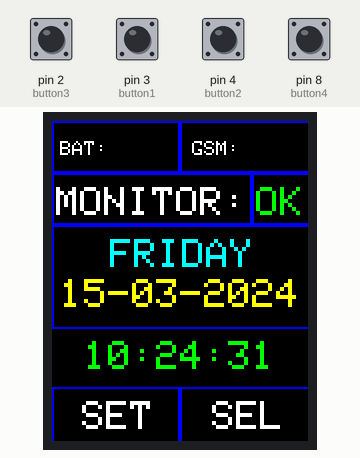
Simulated run of this sketch. Board: Arduino Uno, built with avr-gcc and run on an emulated ATmega328P. Parts: 128×160 colour display. The inputs (shaded band) are chosen by the test bench; at power-on: pin 2 (button3), pin 3 (button1), pin 4 (button2), pin 8 (button4) HIGH. The local clock reads 2024-03-15 10:24:30 at power-on unless the sketch sets it.

Above: at 1.3 s.
1.4 s: pin 2 (button3) pulled LOW for 0.15 s
At 3.3 s:
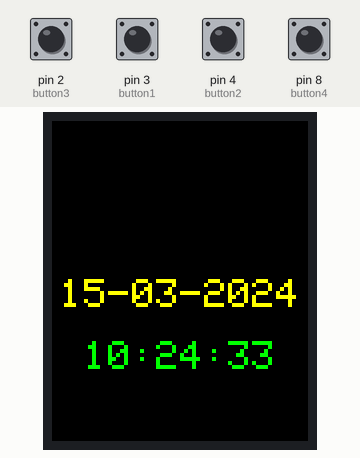
4.5 s: pin 8 (button4) pulled LOW for 0.15 s
At 5.8 s:
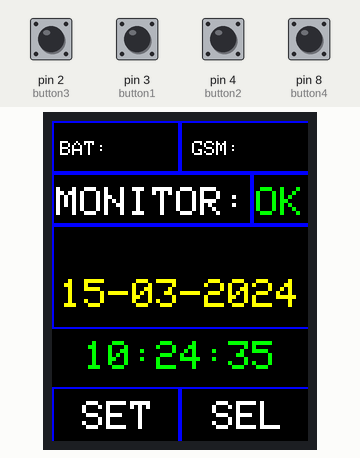
7.6 s: pin 2 (button3) pulled LOW for 1 s
At 9.8 s:
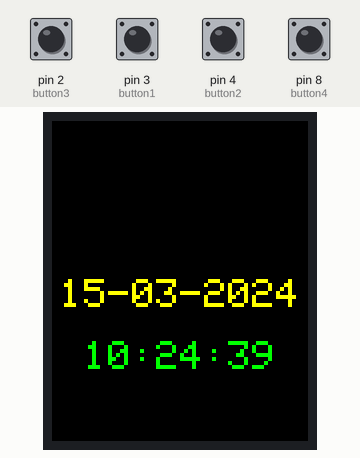
11.6 s: pin 3 (button1) pulled LOW for 0.15 s
At 11.98 s:
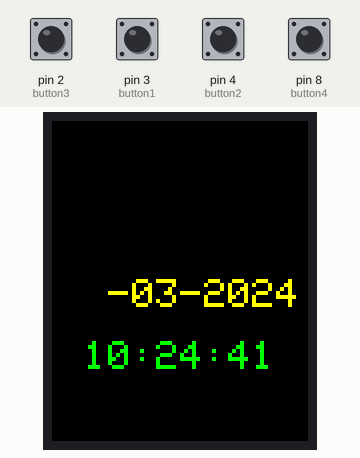
13.3 s: pin 3 (button1) pulled LOW for 1 s
At 14.47 s:
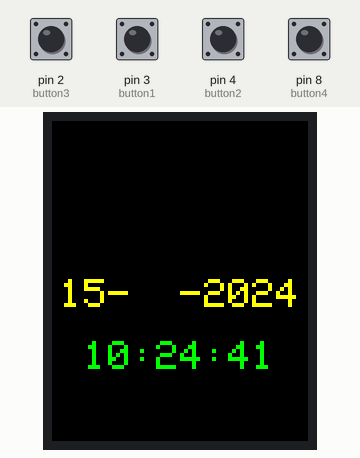
15.8 s: pin 3 (button1) pulsed LOW 5 times (0.12 s each, 0.3 s apart)
At 17.04 s:
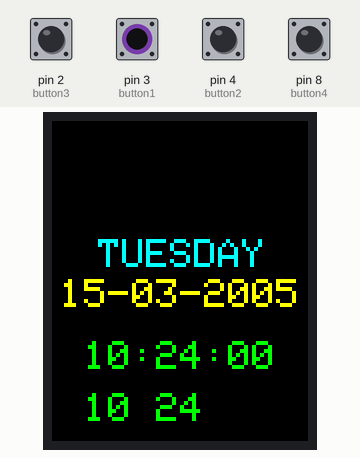
Timing chart, 0 to 18.8 s (numbered marks = the images above; inputs shaded):
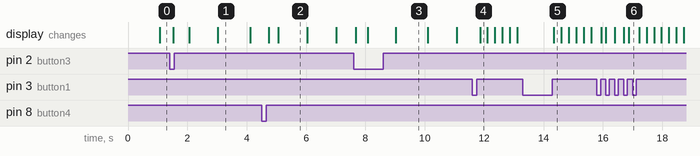

The sketch:

nash_lcd_button_4.ino
```cpp
#include <SPI.h>
#include <Adafruit_GFX.h>      // include Adafruit graphics library
#include <Adafruit_ST7735.h>   // include Adafruit ST7735 TFT library
#include "RTClib.h"            // include Adafruit RTC library
#include <Wire.h>

#define TFT_RST   5      // TFT RST pin is connected to arduino pin 8,
#define TFT_CS    6      // TFT CS  pin is connected to arduino pin 9,
#define TFT_DC    7     // TFT DC  pin is connected to arduino pin 10,
// initialize ST7735 TFT library
Adafruit_ST7735 tft = Adafruit_ST7735(TFT_CS, TFT_DC, TFT_RST);

// initialize RTC library
RTC_DS1307 rtc;
DateTime   now;

// buttons definition
#define button1    3     // button B1 is connected to Arduino pin 7
#define button2    4     // button B2 is connected to Arduino pin 6
#define button3    2     // button B3 is connected to Arduino pin 2
#define button4    8     // button B4 is connected to Arduino pin 8

unsigned long timing; // Переменная для хранения точки отсчета

void setup(void)
{
  pinMode(button1, INPUT_PULLUP);
  pinMode(button2, INPUT_PULLUP);
  pinMode(button3, INPUT_PULLUP);
  pinMode(button4, INPUT_PULLUP);

  rtc.begin();   // initialize RTC chip

  tft.initR(INITR_BLACKTAB);     // initialize a ST7735S chip, black tab
  tft.fillScreen(ST7735_BLACK);  // fill screen with black color
  tft.drawRect(0, 0, 64, 26, ST7735_BLUE); // прямоугольник
  tft.drawRect(64, 0, 128, 26, ST7735_BLUE); // прямоугольник
  tft.drawRect(0, 26, 100, 26, ST7735_BLUE); // прямоугольник
  tft.drawRect(100, 26, 128, 26, ST7735_BLUE); // прямоугольник
  tft.drawRect(0, 52, 129, 52, ST7735_BLUE); // прямоугольник
  tft.drawRect(0, 133, 64, 160, ST7735_BLUE); // прямоугольник
  tft.drawRect(64, 133, 129, 160, ST7735_BLUE); // прямоугольник

  //tft.drawFastHLine(0, 44,  tft.width(), ST7735_BLUE);    // draw horizontal blue line at position (0, 44)
  //tft.drawFastHLine(0, 53, tft.width(), ST7735_BLUE);    // draw horizontal blue line at position (0, 53)

  tft.setTextColor(ST7735_WHITE, ST7735_BLACK);     // set text color to white and black background
  tft.setTextSize(1);                 // text size = 1
  tft.setCursor(4, 10);               // move cursor to position (4, 10) pixel
  tft.print("BAT: ");                    // вывод BAT + function
  tft.setCursor(70, 10);              // move cursor to position (70, 10) pixel
  tft.print("GSM: ");
  tft.setTextSize(2);                 // text size = 2
  tft.setTextColor(ST7735_WHITE, ST7735_BLACK);     // set text color to magneta and black background
  tft.setCursor(2, 33);               // move cursor to position (4, 30) pixel
  tft.print("MONITOR:");
  tft.setTextColor(ST7735_GREEN, ST7735_BLACK);     // set text color to magneta and black background
  tft.setCursor(102, 33);               // move cursor to position (4, 30) pixel
  tft.print("OK");                     // вывод содержимого переменной общего состояния устройства
  tft.setTextSize(2);                 // text size = 2
  tft.setTextColor(ST7735_MAGENTA, ST7735_BLACK);     // set text color to magneta and black background
  tft.setTextColor(ST7735_WHITE, ST7735_BLACK);     // set text color to magneta and black background
  tft.setCursor(15, 140);               // move cursor to position (4, 30) pixel
  tft.print("SET");
  tft.setCursor(80, 140);               // move cursor to position (4, 30) pixel
  tft.print("SEL");
  /*
  tft.setCursor(37, 112);             // move cursor to position (37, 112) pixel
  tft.print("TIME:");
  */
}

void alarm ()
{
  tft.setCursor(35, 53);               // move cursor to position (4, 30) pixel
  //tft.setTextSize(3);                 // text size = 2
  tft.setTextColor(ST7735_RED, ST7735_BLACK);     // set text color to magneta and black background
  tft.print("SOS");
  timing = millis();
  tft.fillRect(0, 0, 128, 160, ST7735_BLACK);

  while(millis() - timing > 10000)
  {
    timing = millis();
 }
}


// a small function for button1 (B1) debounce
bool debounce ()
{
  byte count = 0;
  for(byte i = 0; i < 5; i++)
  {
    if ( !digitalRead(button1) )
      count++;
    delay(10);
  }

  if(count > 2)  return 1;
  else           return 0;
}

void RTC_display()
{
  char _buffer[11];
  char dow_matrix[7][10] = {"SUNDAY", "MONDAY", "TUESDAY", "WEDNESDAY", "THURSDAY", "FRIDAY", "SATURDAY"};
  byte x_pos[7] = {29, 29, 23, 11, 17, 29, 17};
  static byte previous_dow = 8;

  // print day of the week
  if( previous_dow != now.dayOfTheWeek() )
  {
    previous_dow = now.dayOfTheWeek();
    tft.fillRect(11, 55, 108, 14, ST7735_BLACK);     // draw rectangle (erase day from the display)
    tft.setCursor(x_pos[previous_dow], 59);
    tft.setTextColor(ST7735_CYAN, ST7735_BLACK);     // set text color to cyan and black background
    tft.print( dow_matrix[now.dayOfTheWeek()] );
  }

  // print date
  sprintf( _buffer, "%02u-%02u-%04u", now.day(), now.month(), now.year() );
  tft.setCursor(4, 79);
  tft.setTextColor(ST7735_YELLOW, ST7735_BLACK);     // set text color to yellow and black background
  tft.print(_buffer);
  // print time
  sprintf( _buffer, "%02u:%02u:%02u", now.hour(), now.minute(), now.second() );
  tft.setCursor(16, 110);
  tft.setTextColor(ST7735_GREEN, ST7735_BLACK);     // set text color to green and black background
  tft.print(_buffer);
}

byte edit(byte parameter)
{
  static byte i = 0, y_pos,
              x_pos[5] = {4, 40, 100, 16, 52};
  char text[3];
  sprintf(text,"%02u", parameter);

  if(i < 3) {
    tft.setTextColor(ST7735_YELLOW, ST7735_BLACK);     // set text color to green and black background
    y_pos = 79;
  }
  else {
    tft.setTextColor(ST7735_GREEN, ST7735_BLACK);     // set text color to yellow and black background
    y_pos = 136;
  }

  while( debounce() );   // call debounce function (wait for B1 to be released)

  while(true) {
    while( !digitalRead(button2) ) {  // while B2 is pressed
      parameter++;
      if(i == 0 && parameter > 31)    // if day > 31 ==> day = 1
        parameter = 1;
      if(i == 1 && parameter > 12)    // If month > 12 ==> month = 1
        parameter = 1;
      if(i == 2 && parameter > 99)    // If year > 99 ==> year = 0
        parameter = 0;
      if(i == 3 && parameter > 23)    // if hours > 23 ==> hours = 0
        parameter = 0;
      if(i == 4 && parameter > 59)    // if minutes > 59 ==> minutes = 0
        parameter = 0;

      sprintf(text,"%02u", parameter);
      tft.setCursor(x_pos[i], y_pos);
      tft.print(text);
      delay(200);       // wait 200ms
    }

    tft.fillRect(x_pos[i], y_pos, 22, 14, ST7735_BLACK);
    unsigned long previous_m = millis();
    while( (millis() - previous_m < 250) && digitalRead(button1) && digitalRead(button2)) ;
    tft.setCursor(x_pos[i], y_pos);
    tft.print(text);
    previous_m = millis();
    while( (millis() - previous_m < 250) && digitalRead(button1) && digitalRead(button2)) ;

    if(!digitalRead(button1))
    {                     // if button B1 is pressed
      i = (i + 1) % 5;    // increment 'i' for the next parameter
      return parameter;   // return parameter value and exit
    }
  }
}

void loop()
{
  if( !digitalRead(button1) )  // if B1 is pressed
  if( debounce() )             // call debounce function (make sure B1 is pressed)
  {
    while( debounce() );  // call debounce function (wait for B1 to be released)

    byte day    = edit( now.day() );          // edit date
    byte month  = edit( now.month() );        // edit month
    byte year   = edit( now.year() - 2019 );  // edit year
    byte hour   = edit( now.hour() );         // edit hours
    byte minute = edit( now.minute() );       // edit minutes

    // write time & date data to the RTC chip
    rtc.adjust(DateTime(2000 + year, month, day, hour, minute, 0));

    while(debounce());  // call debounce function (wait for button B1 to be released)
  }

 if ( !digitalRead(button3) )
 {
    alarm();
 }

 if( !digitalRead(button4) )
 {
  setup();
  RTC_display();

 }
  now = rtc.now();  // read current time and date from the RTC chip

  RTC_display();   // diaplay time & calendar
  delay(100);      // wait 100ms

}

// end of code.
```

Measured:
- after the input at 1.4 s, the display: first changes after 0.12 s (image 1 shows a later state)
- after the input at 4.5 s, the display: first changes after 0.24 s (image 2 shows a later state)
- after the input at 7.6 s, the display: first changes after 0.08 s (image 3 shows a later state)
- after the input at 13.3 s, the display: changes after 1.1 s (image 5)
- after the input at 15.8 s, the display: first changes after 0.15 s (image 6 shows a later state)
- what the display in image 1 shows lasts 1.1 s, from 3.0 s to 4.1 s
- what the display in image 2 shows lasts 0.9 s, from 5.1 s to 6.0 s
